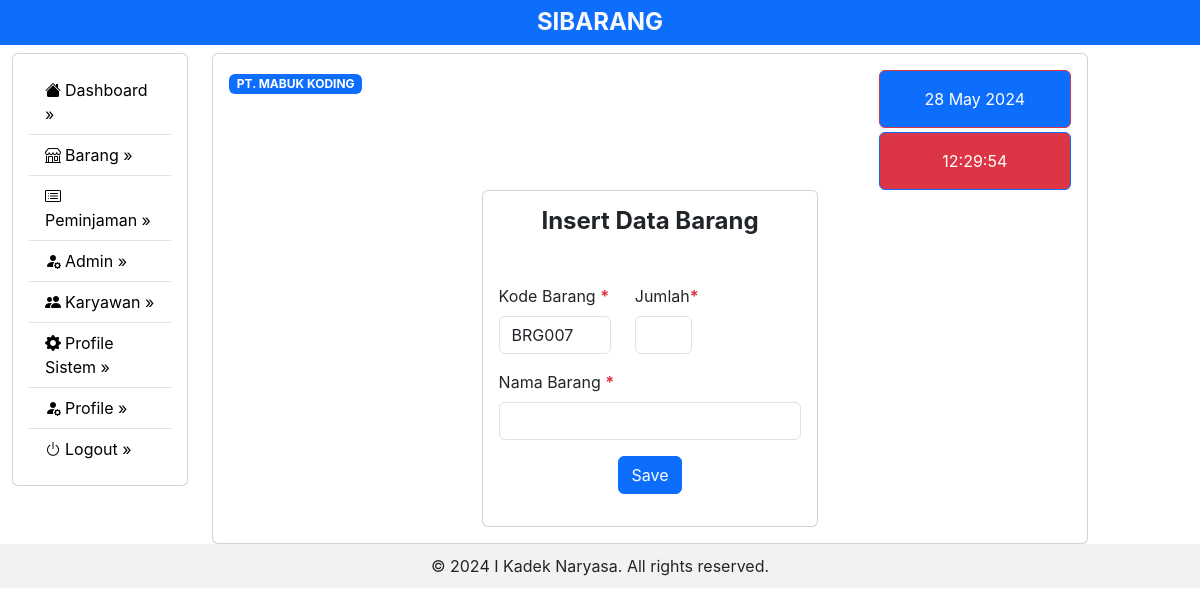
Page /insert_barang.php (signed in) on the committed database.
### tables this page shows
CREATE TABLE profile (
    id INT(10) PRIMARY KEY  AUTO_INCREMENT,
    appName VARCHAR(50),
    companyName VARCHAR(100)
);

CREATE TABLE barang (
    kode_barang CHAR(6) PRIMARY KEY,
    nama_barang VARCHAR(50),
    jumlah INT(10)
);

### config.php (called while the page is built, shortened)
<?php
$host = "localhost";
$username = "root";
$password = "";
$dbName = "db_sibarang";
try {
    $db = new PDO("mysql:host=$host;dbname=$dbName", $username, $password);
    $db->setAttribute(PDO::ATTR_ERRMODE, PDO::ERRMODE_EXCEPTION);
} catch (PDOException $e) {
    echo "Gagal terhubung: " . $e->getMessage();
}
$stmt = $db->prepare("SELECT * FROM profile");
$stmt->execute();
$dataProfile = array();
while ($row = $stmt->fetch(PDO::FETCH_ASSOC)) {
    $dataProfile[] = $row;
}
foreach ($dataProfile as $profile) :
    $nameApp = $profile['appName'];
    $companyName = $profile['companyName'];
endforeach;

### insert_barang.php (the view, shortened to what this page needs)
<?php
require 'config.php';
$stmtKodeBarang = $db->prepare("SELECT kode_barang FROM barang ORDER BY kode_barang DESC LIMIT 1");
$stmtKodeBarang->execute();
$resultKodeBarang = $stmtKodeBarang->fetch(PDO::FETCH_ASSOC);
if ($stmtKodeBarang->rowCount() > 0) {
    $kodeTerbesar = substr($resultKodeBarang['kode_barang'], 3);
    $kodeBaru = $kodeTerbesar + 1;
    $kodeBarang = 'BRG' . sprintf('%03s', $kodeBaru);
} else {
    $kodeBarang = 'BRG001';
}
?>
<?php require 'header.php'; ?>
<div class="row ">
    <div class="col"></div>
    <div class="col-5">
        <div class="card">
            <div class="card-body">
                <div class="card-title text-center ">
                    <h4 class="fw-bold">Insert Data Barang</h4>
                </div>
                <form action="conf_barang.php" method="POST">
                    <div class="mb-3 mt-5">
                        <div class="row">
                            <div class="col-5">
                                <label for="kodeBarang" class="form-label ">Kode Barang <strong class="text-danger">*</strong></label>
                                <input type="text" name="kodeBarang" class="form-control " value='<?= $kodeBarang; ?>' readonly id="kodeBarang" required>
                            </div>
                            <div class="col-3">
                                <label for="jumlahBarang" class="form-label ">Jumlah<strong class="text-danger">*</strong></label>
                                <input type="number" name="jumlahBarang" class="form-control " id="jumlahBarang" autofocus required>
                            </div>
                        </div>
                    </div>
                    <div class="mb-3">
                        <label for="namaBarang" class="form-label ">Nama Barang <strong class="text-danger">*</strong></label>
                        <input type="text" name="namaBarang" class="form-control " id="namaBarang" required>
                    </div>
                    <div class="text-center mb-3 ">
                        <button type="submit" class="btn btn-primary" name="btnInsertBarang">Save</button>
                    </div>
                </form>
            </div>
        </div>
    </div>
    <div class="col"></div>
</div>
<?php require 'foother.php'; ?>

### header.php (shortened to what this page needs)
<?php require 'config.php'; ?>
<!DOCTYPE html>
<html lang="en">
<head>
    <link rel="stylesheet" href="src/main.css">
    <link rel="stylesheet" href="node_modules/bootstrap-icons/font/bootstrap-icons.min.css">
</head>
<body>
    <nav class="navbar  bg-primary">
        <h4 class="text-light text-center mx-auto my-auto fw-bold"><?= $nameApp ?></h4>
    </nav>
    <div class="container-fluid">
        <div class="row">
            <div class="col-2">
                <div class="card mt-2">
                    <div class="card-body">
                        <ul class="list-group list-group-flush">
                            <li class="list-group-item"><a href="dashboard.php" class="text-decoration-none text-black"><i class="bi bi-house-fill me-1"></i>Dashboard &raquo;</a></li>
                            <li class="list-group-item"><a href="barang.php" class="text-decoration-none text-black"><i class="bi bi-shop me-1"></i>Barang &raquo;</a></li>
                            <li class="list-group-item"><a href="peminjaman.php" class="text-decoration-none text-black"><i class="bi bi-card-list me-1"></i>Peminjaman &raquo;</a></li>
                            <li class="list-group-item"><a href="admin.php" class="text-decoration-none text-black"><i class="bi bi-person-fill-gear me-1"></i>Admin &raquo;</a></li>
                            <li class="list-group-item"><a href="karyawan.php" class="text-decoration-none text-black"><i class="bi bi-people-fill me-1"></i>Karyawan &raquo;</a></li>
                            <li class="list-group-item"><a href="profile.php" class="text-decoration-none text-black"><i class="bi bi-gear-fill me-1"></i>Profile Sistem &raquo;</a></li>
                            <li class="list-group-item"><a href="profileMe.php" class="text-decoration-none text-black"><i class="bi bi-person-fill-gear me-1"></i>Profile &raquo;</a></li>
                            <li class="list-group-item"><a href="logout.php" class="text-decoration-none text-black"><i class="bi bi-power me-1"></i>Logout &raquo;</a></li>
                        </ul>
                    </div>
                </div>
            </div>
            <div class="col-9 mt-2 ">
                <div class="card py-0">
                    <div class="card-body ">
                        <div class="row ">
                            <div class="col-3 fw-bold text-danger">
                                <strong class="badge text-bg-primary"><?= $companyName; ?></strong>
                            </div>
                            <div class="col-6">
                            </div>
                            <div class="col-3">
                                <div class="card border border-danger bg-primary">
                                    <div class="card-body text-center text-white">
                                        <?= date('d F Y'); ?>
                                    </div>
                                </div>
                                <div class="card border mt-1 border-primary bg-danger">
                                    <div class="card-body text-center text-white">
                                        <div id="clock"></div>
                                    </div>
                                </div>
                            </div>
                        </div>

### header.php (style rules this page uses)
* { font-family: 'Inter', sans-serif; margin: 0; padding: 0; }

### rows in the picture
profile: appName "SIBARANG", companyName "PT. MABUK KODING"
barang: kodeBarang "BRG007"
